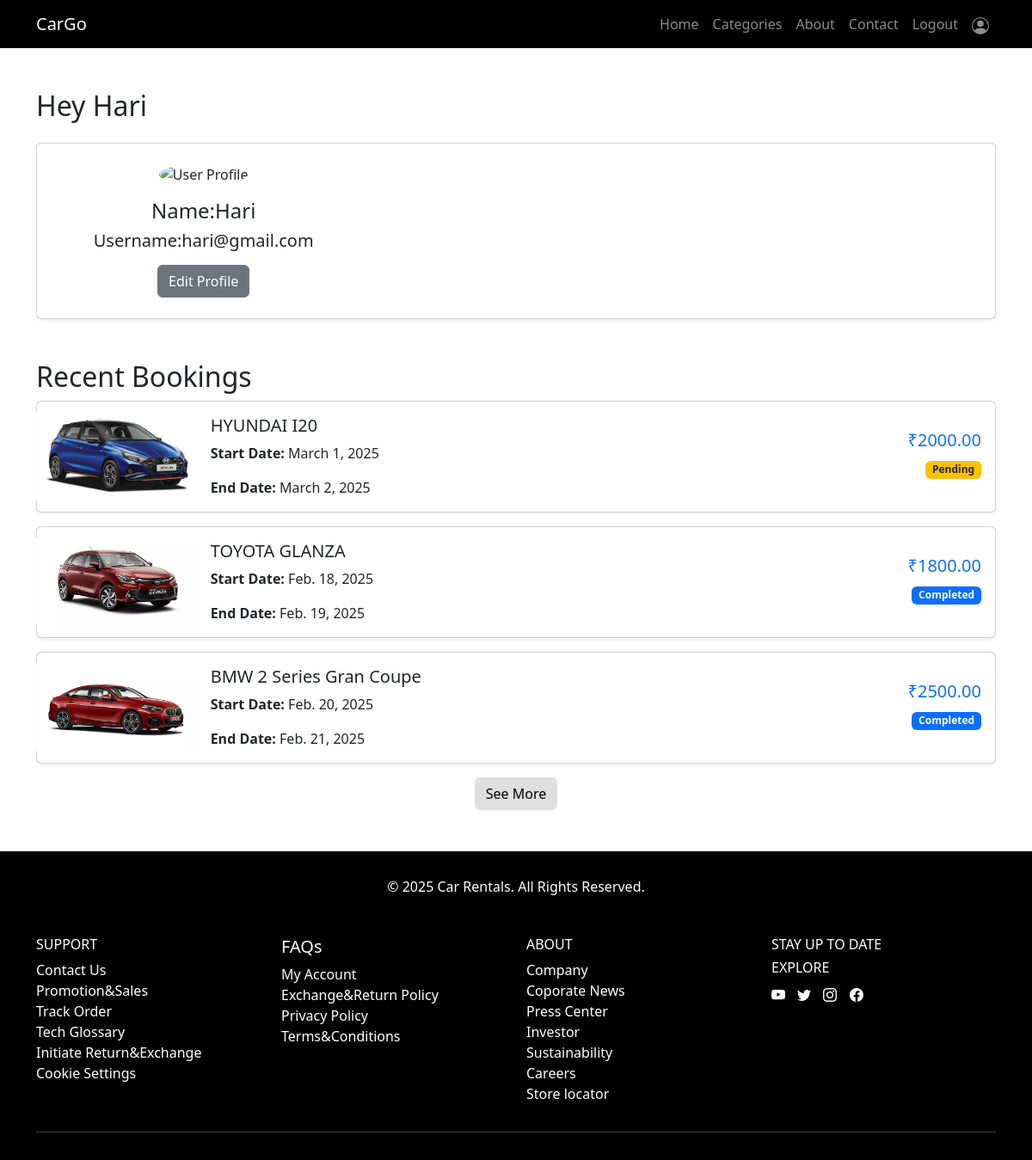
/profile (signed in), run on an earlier commit of the app's database.
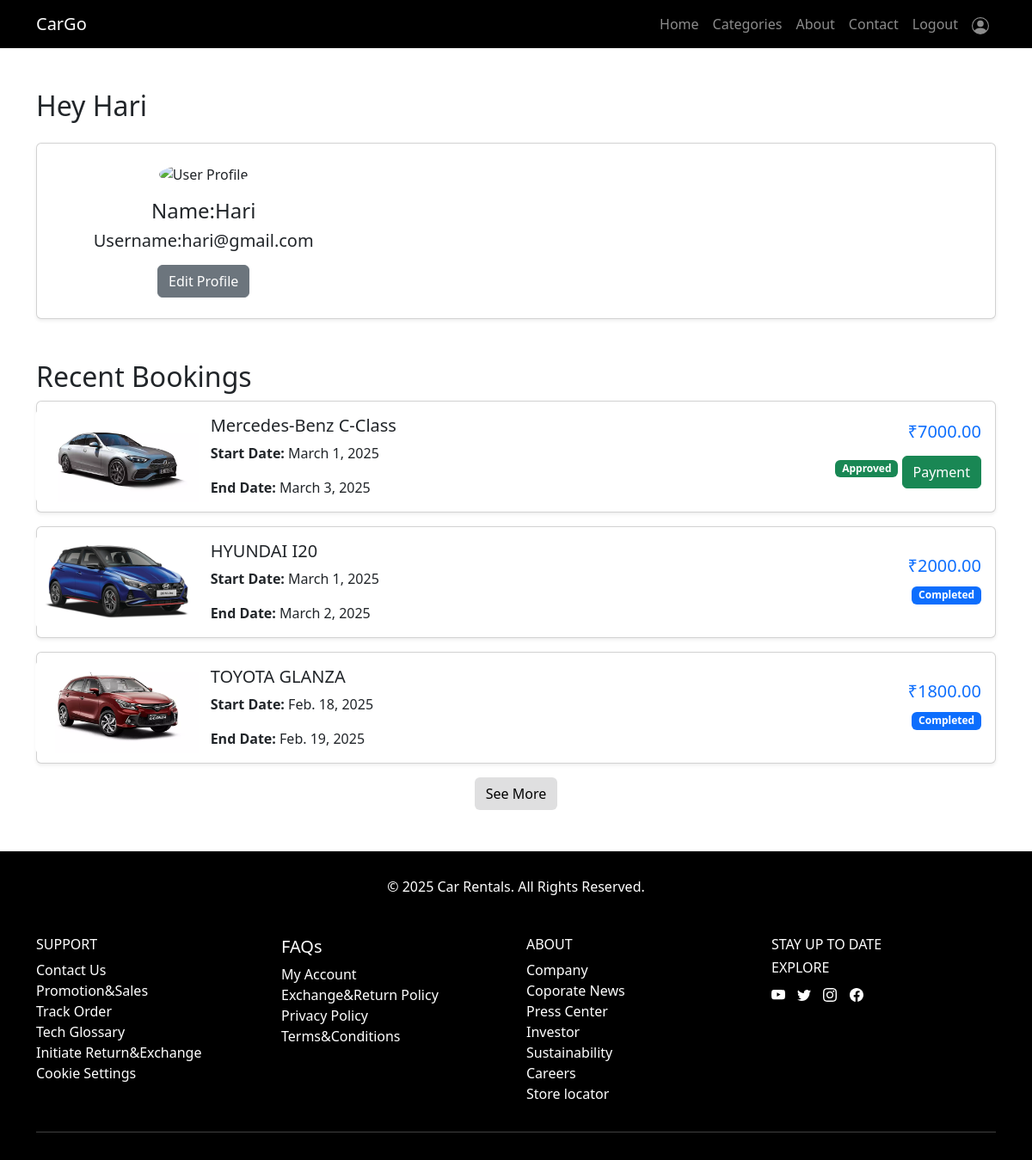
And on a later commit of the database.
### app/models.py (models this page shows, shortened)
class Rental(models.Model):
    STATUS_CHOICES = [
        ('Pending', 'Pending'),
        ('Approved', 'Approved'),
        ('Rejected', 'Rejected'),
        ('Completed', 'Completed'),
    ]
    user = models.ForeignKey(User, on_delete=models.CASCADE)
    car = models.ForeignKey(Car, on_delete=models.CASCADE)
    start_date = models.DateField()
    end_date = models.DateField()
    num_days = models.IntegerField()
    total_price = models.DecimalField(max_digits=10, decimal_places=2)
    status = models.CharField(max_length=10, choices=STATUS_CHOICES, default='Pending')

class Car(models.Model):
    name = models.CharField(max_length=100)
    brand = models.CharField(max_length=50)
    image = models.FileField()
    fuel = models.TextField()
    category = models.ForeignKey(Category,on_delete=models.CASCADE)
    num_of_seats = models.IntegerField()
    price_per_day = models.IntegerField()
    is_available = models.BooleanField(default=True)

### app/views.py (the view)
# urls.py: path('profile',views.user_profile),
def user_profile(req):
    cat=Category.objects.all()
    rentals = Rental.objects.filter(user=req.user).order_by("-id")
    return render(req,'user/user_profile.html',{'rentals':rentals,'cat':cat})

### templates/user/user_profile.html (shortened to what the changed rows need)
<!DOCTYPE html>
<html lang="en">
<head>
    {% load static %}
    <link href="https://cdn.jsdelivr.net/npm/bootstrap@5.3.0/dist/css/bootstrap.min.css" rel="stylesheet">
</head>
<body>
    {% block content %}
    <div class="container mt-5" >
        <h2 class="mt-5 mb-4">Hey {{ user.first_name }}</h2>
    </div>
    <div class="container">
        <h2 class="mt-5">Recent Bookings</h2>
        {% if rentals %}
            {% for rental in rentals|slice:":3" %}
            <div class="card mb-3 shadow-sm">
                <div class="row g-0">
                    <div class="col-md-2 d-flex align-items-center justify-content-center">
                        <img src="{{ rental.car.image.url }}" class="img-fluid rounded-start" alt="{{ rental.car.name }}" style="max-width: 190px; height: auto;">
                    </div>
                    <div class="col-md-7">
                        <div class="card-body">
                            <h5 class="card-title">{{ rental.car.name }}</h5>
                            <p class="card-text"><strong>Start Date:</strong> {{ rental.start_date }}</p>
                            <p class="card-text"><strong>End Date:</strong> {{ rental.end_date }}</p>
                        </div>
                    </div>
                    <div class="col-md-3 d-flex flex-column justify-content-center align-items-end pe-3">
                        <h5 class="text-primary">₹{{ rental.total_price }}</h5>
                        <p class="mb-1">
                            {% if rental.status == "Pending" %}
                                <span class="badge bg-warning text-dark">Pending</span>
                            {% elif rental.status == "Approved" %}
                                <span class="badge bg-success">Approved</span>
                                <a href="{% url 'payment' rental.car.id %}" class="btn btn-success mt-2">Payment</a>
                            {% elif rental.status == "Rejected" %}
                                <span class="badge bg-danger">Rejected</span>
                            {% elif rental.status == "Completed" %}
                                <span class="badge bg-primary">Completed</span>
                            {% endif %}
                        </p>
                    </div>
                </div>
            </div>
            {% endfor %}
        {% else %}
            <p class="text-center text-muted">No bookings yet.</p>
        {% endif %}
    </div>
        {% endblock %}
</body>
</html>

What changed in the data, as far as the page shows it:
no longer on this page (row unchanged): Rental: car.image (picture), car.name "BMW 2 Series Gran Coupe", start_date "Feb. 20, 2025", end_date "Feb. 21, 2025", total_price "2500.00", status "Completed"
added Rental: car.image (picture), car.name "Mercedes-Benz C-Class", start_date "March 1, 2025", end_date "March 3, 2025", total_price "7000.00", status "Approved"
changed Rental "March 2, 2025": status "Pending" → "Completed"
